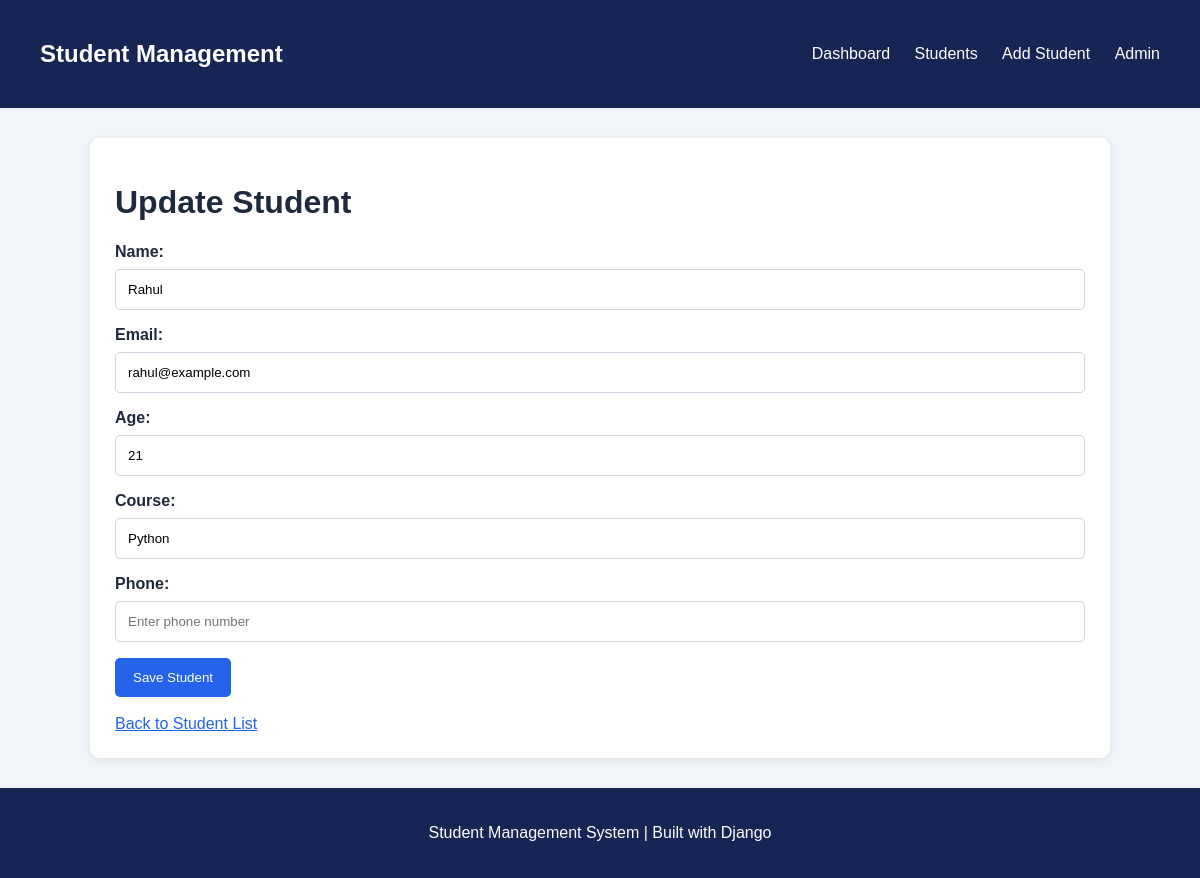
The app's page /students/2/edit/ with its own data.
### students/models.py (models this page shows, shortened)
class Student(models.Model):
    name = models.CharField(max_length=100)
    email = models.EmailField(unique=True)
    age = models.PositiveIntegerField()
    course = models.CharField(max_length=100)
    phone = models.CharField(max_length=15)
    created_at = models.DateTimeField(auto_now_add=True)

### students/views.py (the view)
def student_update(request, student_id):
    student = get_object_or_404(Student, id=student_id)
    if request.method == "POST":
        form = StudentForm(request.POST, instance=student)
        if form.is_valid():
            form.save()
            return redirect("student_list")
    else:
        form = StudentForm(instance=student)
    return render(
        request,
        "students/student_form.html",
        {
            "form": form,
            "title": "Update Student"
        }
    )

### students/forms.py
class StudentForm(forms.ModelForm):
    class Meta:
        model = Student
        fields = [
            "name",
            "email",
            "age",
            "course",
            "phone"
        ]
        widgets = {
            "name": forms.TextInput(attrs={
                "class": "form-control",
                "placeholder": "Enter student name"
            }),
            "email": forms.EmailInput(attrs={
                "class": "form-control",
                "placeholder": "Enter email address"
            }),
            "age": forms.NumberInput(attrs={
                "class": "form-control",
                "placeholder": "Enter age"
            }),
            "course": forms.TextInput(attrs={
                "class": "form-control",
                "placeholder": "Enter course"
            }),
            "phone": forms.TextInput(attrs={
                "class": "form-control",
                "placeholder": "Enter phone number"
            }),
        }

### students/templates/students/student_form.html (shortened to what this page needs)
{% extends "students/base.html" %}
{% block content %}
<div class="card">
    <h1>{{ title }}</h1>
    <form method="POST">
        {{ form.as_p }}
        <button type="submit">
            Save Student
        </button>
    </form>
    <br>
    <a href="{% url 'student_list' %}">
        Back to Student List
    </a>
</div>
{% endblock %}

### static/css/style.css (style rules this page uses)
* { box-sizing: border-box; }
body { margin: 0; padding: 0; font-family: Arial, sans-serif; background-color: #f1f5f9; color: #1e293b; }
.card { background-color: white; padding: 25px; margin-bottom: 25px; border-radius: 10px; box-shadow: 0 2px 8px rgba(0, 0, 0, 0.08); }
input { width: 100%; padding: 12px; margin-top: 8px; border: 1px solid #cbd5e1; border-radius: 5px; }
label { font-weight: bold; }
button, .btn { display: inline-block; background-color: #2563eb; color: white; padding: 12px 18px; border: none; border-radius: 5px; cursor: pointer; text-decoration: none; }
a { color: #2563eb; }

### records on screen
Student: name "Rahul", email "rahul@example.com", age "21", course "Python"

### other values on screen
{{ title }} "Update Student"
